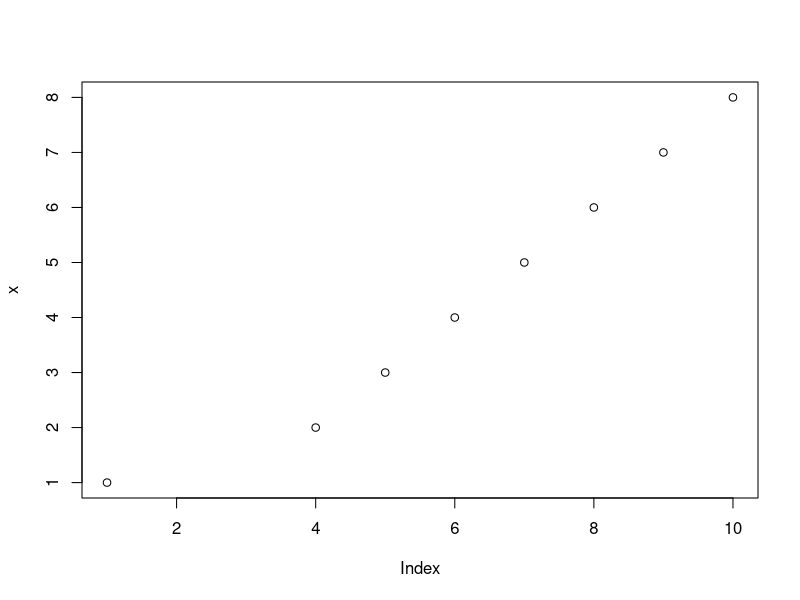
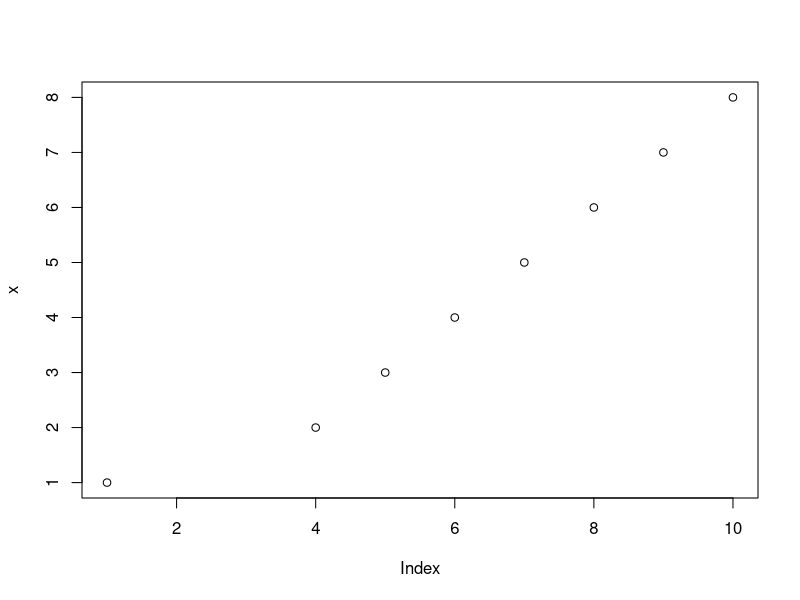

Generate these figures, in order, with R:

s<- c(1,2,3) #c(combines) creates vecotr objectse
a<- c('a','b','c')
sa<- c(s,a) # to append list 
sa
print(sa)
class(sa)
p<-c(10,20,30,40,50)
p+s
p[1:3]
p[c(1,3,5)]
names(s)=c("first","secpnd","third") #assigns names for index just like dictionary
s["first"] #calling values using names
l=list(a,s,6,7,8) #list for store different datatyes in one list
l[1]
class(l) #return datatype
name_list=list(x=c(1,2,3),y=c(6,7,8)) #to create vector object inside list as a parameter
name_list$x #to call values using variable
print(name_list)
?list
?names
mat<-matrix(1:6,nrow = 2,ncol = 3) #creates matrix from 1-6 
mat
# note:
# default elements stores in the order of clomun
#to change the order add byrow parameter to the matrix function
ma=matrix(1:10,nrow = 5,ncol = 2,byrow = TRUE)
ma
ma[2][2] # returns values at the specific index
ma[,2]




datasets::mtcars
class(mtcars)
dim(mtcars)
names(mtcars)
mtcars$mpg
head(mtcars,n=10)
tail(mtcars,n=10)
data(mtcars)
?data


x=10  #Note identation Placement of Curly braces
if(x%%2==0){
  print("even Number")
}else{
  print("odd Number")
}


num=as.integer(readline(prompt = "Enter a Number : "))


x=c(1,NA,NA,2,3,4,5,6,7,8)
plot(x)
mean(x,trim = 0.5,na.rm = TRUE) #na.rm removes NA from the list and calculates mean
plot(x)
?mean

v=c(2,1,2,1,2,3,4,3,3,2)
getmode=function(x){   #declaration of function 
  uni=unique(x)
  uni[which.max(tabulate(match(v,uni)))] #removes duplication of numbers
}
res=getmode(v)
print(res)

